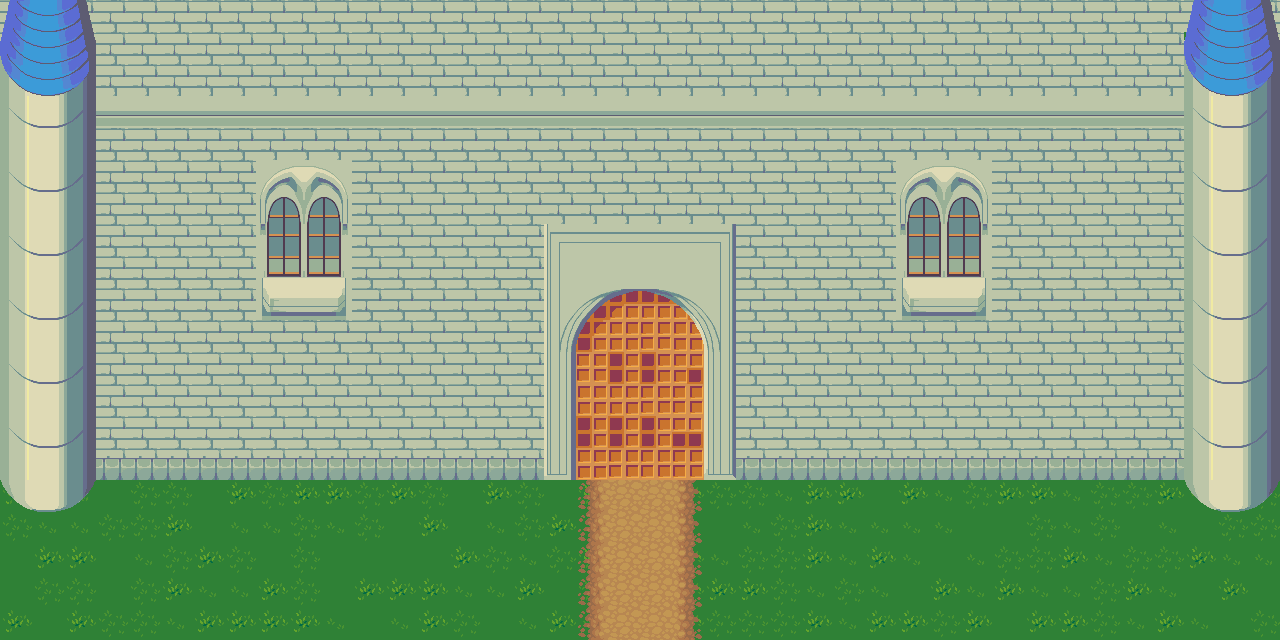

This is a level from a 2D game, rendered from its Tiled map with the project's own tilesets. A one-line summary and the map file follow, with tile-layer data summarised:
An orthogonal 40x20 tile map with 32x32 px tiles, 8 tile layers (collision, Tile Layer 1, Tile Layer 3, Tile Layer 2, ...), 6 tilesets and 2 objects (2x tp).

<map version="1.0" orientation="orthogonal" renderorder="right-down" width="40" height="20" tilewidth="32" tileheight="32" nextobjectid="3">
 <properties>
  <property name="ennemy" value="0" />
  <property name="music" value="res/musics/Crystal_Cavern.WAV" />
  <property name="npc" value="2;Soldat,544,448;Soldat,672,448" />
 </properties>
 <tileset firstgid="1" name="castle_outside" tilewidth="32" tileheight="32" tilecount="187" columns="17">
  <image source="../tiles/castle_outside.png" width="544" height="352" />
 </tileset>
 <tileset firstgid="188" name="grass" tilewidth="32" tileheight="32" tilecount="18" columns="3">
  <image source="../tiles/grass.png" width="96" height="192" />
 </tileset>
 <tileset firstgid="206" name="dirt" tilewidth="32" tileheight="32" tilecount="18" columns="3">
  <image source="../tiles/dirt.png" width="96" height="192" />
 </tileset>
 <tileset firstgid="224" name="castlewalls" tilewidth="32" tileheight="32" tilecount="180" columns="12">
  <image source="../tiles/castlewalls.png" width="384" height="480" />
 </tileset>
 <tileset firstgid="404" name="castle_outside 2" tilewidth="32" tileheight="32" tilecount="187" columns="17">
  <image source="../tiles/castle_outside 2.png" width="544" height="352" />
 </tileset>
 <tileset firstgid="591" name="tuto-slick2d-037-tuile-logic (1)" tilewidth="32" tileheight="32" tilecount="25" columns="5">
  <image source="../tiles/tuto-slick2d-037-tuile-logic (1).png" width="160" height="160" />
 </tileset>
 <layer name="collision" width="40" height="20">
  <data>[800 cells, 87 non-empty, 6 distinct tile ids]</data>
 </layer>
 <layer name="Tile Layer 1" width="40" height="20">
  <data>[800 cells, 800 non-empty, 5 distinct tile ids]</data>
 </layer>
 <layer name="Tile Layer 3" width="40" height="20">
  <data>[800 cells, 60 non-empty, 3 distinct tile ids]</data>
 </layer>
 <layer name="Tile Layer 2" width="40" height="20">
  <data>[800 cells, 626 non-empty, 68 distinct tile ids]</data>
 </layer>
 <layer name="Tile Layer 5" width="40" height="20">
  <data>[800 cells, 0 non-empty, 0 distinct tile ids]</data>
 </layer>
 <layer name="Tile Layer 6" width="40" height="20">
  <data>[800 cells, 0 non-empty, 0 distinct tile ids]</data>
 </layer>
 <layer name="Tile Layer 7" width="40" height="20">
  <data>[800 cells, 0 non-empty, 0 distinct tile ids]</data>
 </layer>
 <layer name="Tile Layer 8" width="40" height="20">
  <data>[800 cells, 0 non-empty, 0 distinct tile ids]</data>
 </layer>
 <objectgroup name="Object Layer 1" width="40" height="20">
  <object id="1" type="tp" x="581" y="626" width="118" height="12">
   <properties>
    <property name="destMap" value="res/maps/City_1.tmx" />
    <property name="destX" value="768" />
    <property name="destY" value="32" />
   </properties>
  </object>
  <object id="2" type="tp" x="576" y="456" width="128" height="24">
   <properties>
    <property name="destMap" value="res/maps/Castle_2.tmx" />
    <property name="destX" value="608" />
    <property name="destY" value="1248" />
   </properties>
  </object>
 </objectgroup>
</map>
